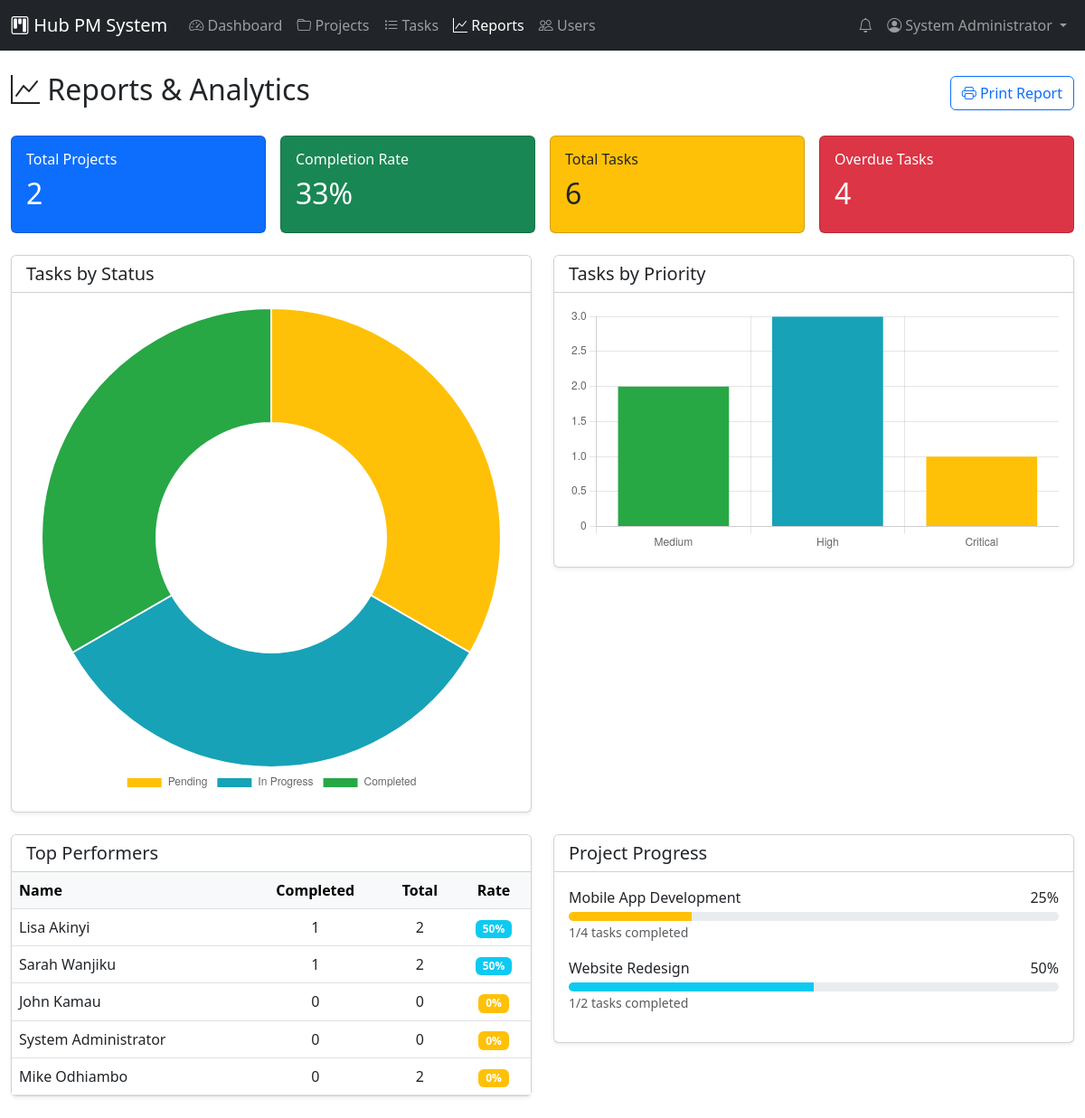
/reports.php (signed in), run on the app's committed database.
### tables this page shows
CREATE TABLE projects (
    project_id INT PRIMARY KEY AUTO_INCREMENT,
    title VARCHAR(200) NOT NULL,
    description TEXT,
    start_date DATE NOT NULL,
    end_date DATE NOT NULL,
    manager_id INT NOT NULL,
    status ENUM('Planning', 'Active', 'On Hold', 'Completed', 'Cancelled') DEFAULT 'Planning',
    created_at TIMESTAMP DEFAULT CURRENT_TIMESTAMP,
    updated_at TIMESTAMP DEFAULT CURRENT_TIMESTAMP ON UPDATE CURRENT_TIMESTAMP,
    FOREIGN KEY (manager_id) REFERENCES users(user_id)
);

### includes/functions.php (called while the page is built, shortened)
<?php
function escape($string) {
    return htmlspecialchars($string ?? '', ENT_QUOTES, 'UTF-8');
}
function getProgressColor($percentage) {
    if ($percentage >= 50) return 'bg-info';
    if ($percentage >= 25) return 'bg-warning';
    return 'bg-danger';
}
?>

### reports.php (the view, shortened to what this page needs)
<?php
require_once 'includes/functions.php';
$database = new Database();
$db = $database->getConnection();
$statsQuery = "SELECT
    (SELECT COUNT(*) FROM projects WHERE status != 'Cancelled') as total_projects,
    (SELECT COUNT(*) FROM tasks) as total_tasks,
    (SELECT COUNT(*) FROM tasks WHERE status = 'Completed') as completed_tasks,
    (SELECT COUNT(*) FROM tasks WHERE status != 'Completed' AND due_date < CURDATE()) as overdue_tasks,
    (SELECT COUNT(*) FROM users WHERE is_active = 1) as total_users";
$statsStmt = $db->prepare($statsQuery);
$statsStmt->execute();
$stats = $statsStmt->fetch();
$completionRate = $stats['total_tasks'] > 0
    ? round(($stats['completed_tasks'] / $stats['total_tasks']) * 100)
    : 0;
$statusQuery = "SELECT status, COUNT(*) as count FROM tasks GROUP BY status";
$statusStmt = $db->prepare($statusQuery);
$statusStmt->execute();
$tasksByStatus = $statusStmt->fetchAll();
$priorityQuery = "SELECT priority, COUNT(*) as count FROM tasks GROUP BY priority";
$priorityStmt = $db->prepare($priorityQuery);
$priorityStmt->execute();
$tasksByPriority = $priorityStmt->fetchAll();
$performerQuery = "SELECT u.full_name,
                   COUNT(t.task_id) as total_tasks,
                   SUM(CASE WHEN t.status = 'Completed' THEN 1 ELSE 0 END) as completed_tasks
                   FROM users u
                   LEFT JOIN tasks t ON u.user_id = t.assigned_to
                   WHERE u.is_active = 1
                   GROUP BY u.user_id
                   ORDER BY completed_tasks DESC
                   LIMIT 5";
$performerStmt = $db->prepare($performerQuery);
$performerStmt->execute();
$topPerformers = $performerStmt->fetchAll();
$projectQuery = "SELECT p.*,
                 COUNT(t.task_id) as total_tasks,
                 SUM(CASE WHEN t.status = 'Completed' THEN 1 ELSE 0 END) as completed_tasks
                 FROM projects p
                 LEFT JOIN tasks t ON p.project_id = t.project_id
                 WHERE p.status != 'Cancelled'
                 GROUP BY p.project_id
                 ORDER BY p.created_at DESC";
$projectStmt = $db->prepare($projectQuery);
$projectStmt->execute();
$projectProgress = $projectStmt->fetchAll();
?>
<!DOCTYPE html>
<html lang="en">
<head>
    <link href="https://cdn.jsdelivr.net/npm/bootstrap@5.3.0/dist/css/bootstrap.min.css" rel="stylesheet">
    <link href="https://cdn.jsdelivr.net/npm/bootstrap-icons@1.10.0/font/bootstrap-icons.css" rel="stylesheet">
</head>
<body>
    <?php include 'includes/navbar.php'; ?>
    <div class="container-fluid py-4">
        <div class="d-flex justify-content-between align-items-center mb-4">
            <h2><i class="bi bi-graph-up"></i> Reports & Analytics</h2>
            <button class="btn btn-outline-primary" onclick="window.print()">
                <i class="bi bi-printer"></i> Print Report
            </button>
        </div>
        <div class="row g-3 mb-4">
            <div class="col-md-3">
                <div class="card bg-primary text-white">
                    <div class="card-body">
                        <h6>Total Projects</h6>
                        <h2><?php echo $stats['total_projects']; ?></h2>
                    </div>
                </div>
            </div>
            <div class="col-md-3">
                <div class="card bg-success text-white">
                    <div class="card-body">
                        <h6>Completion Rate</h6>
                        <h2><?php echo $completionRate; ?>%</h2>
                    </div>
                </div>
            </div>
            <div class="col-md-3">
                <div class="card bg-warning text-dark">
                    <div class="card-body">
                        <h6>Total Tasks</h6>
                        <h2><?php echo $stats['total_tasks']; ?></h2>
                    </div>
                </div>
            </div>
            <div class="col-md-3">
                <div class="card bg-danger text-white">
                    <div class="card-body">
                        <h6>Overdue Tasks</h6>
                        <h2><?php echo $stats['overdue_tasks']; ?></h2>
                    </div>
                </div>
            </div>
        </div>
        <div class="row g-4">
            <div class="col-md-6">
                <div class="card shadow-sm">
                    <div class="card-header bg-white">
                        <h5 class="mb-0">Tasks by Status</h5>
                    </div>
                    <div class="card-body">
                        <canvas id="statusChart"></canvas>
                    </div>
                </div>
            </div>
            <div class="col-md-6">
                <div class="card shadow-sm">
                    <div class="card-header bg-white">
                        <h5 class="mb-0">Tasks by Priority</h5>
                    </div>
                    <div class="card-body">
                        <canvas id="priorityChart"></canvas>
                    </div>
                </div>
            </div>
            <div class="col-md-6">
                <div class="card shadow-sm">
                    <div class="card-header bg-white">
                        <h5 class="mb-0">Top Performers</h5>
                    </div>
                    <div class="card-body p-0">
                        <table class="table table-hover mb-0">
                            <thead class="table-light">
                                <tr>
                                    <th>Name</th>
                                    <th class="text-center">Completed</th>
                                    <th class="text-center">Total</th>
                                    <th class="text-center">Rate</th>
                                </tr>
                            </thead>
                            <tbody>
                                <?php foreach ($topPerformers as $performer):
                                    $rate = $performer['total_tasks'] > 0
                                        ? round(($performer['completed_tasks'] / $performer['total_tasks']) * 100)
                                        : 0;
                                ?>
                                <tr>
                                    <td><?php echo escape($performer['full_name']); ?></td>
                                    <td class="text-center"><?php echo $performer['completed_tasks']; ?></td>
                                    <td class="text-center"><?php echo $performer['total_tasks']; ?></td>
                                    <td class="text-center">
                                        <span class="badge <?php echo $rate >= 75 ? 'bg-success' : ($rate >= 50 ? 'bg-info' : 'bg-warning'); ?>">
                                            <?php echo $rate; ?>%
                                        </span>
                                    </td>
                                </tr>
                                <?php endforeach; ?>
                            </tbody>
                        </table>
                    </div>
                </div>
            </div>
            <div class="col-md-6">
                <div class="card shadow-sm">
                    <div class="card-header bg-white">
                        <h5 class="mb-0">Project Progress</h5>
                    </div>
                    <div class="card-body">
                        <?php foreach ($projectProgress as $project):
                            $progress = $project['total_tasks'] > 0
                                ? round(($project['completed_tasks'] / $project['total_tasks']) * 100)
                                : 0;
                        ?>
                        <div class="mb-3">
                            <div class="d-flex justify-content-between mb-1">
                                <span><?php echo escape($project['title']); ?></span>
                                <span><?php echo $progress; ?>%</span>
                            </div>
                            <div class="progress" style="height: 10px;">
                                <div class="progress-bar <?php echo getProgressColor($progress); ?>"
                                     style="width: <?php echo $progress; ?>%"></div>
                            </div>
                            <small class="text-muted">
                                <?php echo $project['completed_tasks']; ?>/<?php echo $project['total_tasks']; ?> tasks completed
                            </small>
                        </div>
                        <?php endforeach; ?>
                    </div>
                </div>
            </div>
        </div>
    </div>
    <script>
        // Status Chart
        const statusCtx = document.getElementById('statusChart').getContext('2d');
        new Chart(statusCtx, {
            type: 'doughnut',
            data: {
                labels: <?php echo json_encode(array_column($tasksByStatus, 'status')); ?>,
                datasets: [{
                    data: <?php echo json_encode(array_column($tasksByStatus, 'count')); ?>,
                    backgroundColor: ['#ffc107', '#17a2b8', '#28a745', '#dc3545']
                }]
            },
            options: {
                responsive: true,
                plugins: {
                    legend: { position: 'bottom' }
                }
            }
        });
        // Priority Chart
        const priorityCtx = document.getElementById('priorityChart').getContext('2d');
        new Chart(priorityCtx, {
            type: 'bar',
            data: {
                labels: <?php echo json_encode(array_column($tasksByPriority, 'priority')); ?>,
                datasets: [{
                    label: 'Number of Tasks',
                    data: <?php echo json_encode(array_column($tasksByPriority, 'count')); ?>,
                    backgroundColor: ['#28a745', '#17a2b8', '#ffc107', '#dc3545']
                }]
            },
            options: {
                responsive: true,
                plugins: {
                    legend: { display: false }
                },
                scales: {
                    y: { beginAtZero: true }
                }
            }
        });
    </script>
</body>
</html>

### data on the page
projects: title "Mobile App Development", progress "25", completed_tasks "1", total_tasks "4"
projects: title "Website Redesign", progress "50", completed_tasks "1", total_tasks "2"

### other printed values
APP_NAME "Hub PM System"
$_SESSION['full_name'] "System Administrator"
$stats['total_projects'] "2"
$completionRate "33"
$stats['total_tasks'] "6"
$stats['overdue_tasks'] "4"
$performer['full_name'] "Lisa Akinyi"
$performer['completed_tasks'] "1"
$performer['total_tasks'] "2"
$rate "50"
$performer['full_name'] "Sarah Wanjiku"
$performer['full_name'] "John Kamau"
$performer['completed_tasks'] "0"
$performer['total_tasks'] "0"
$rate "0"
